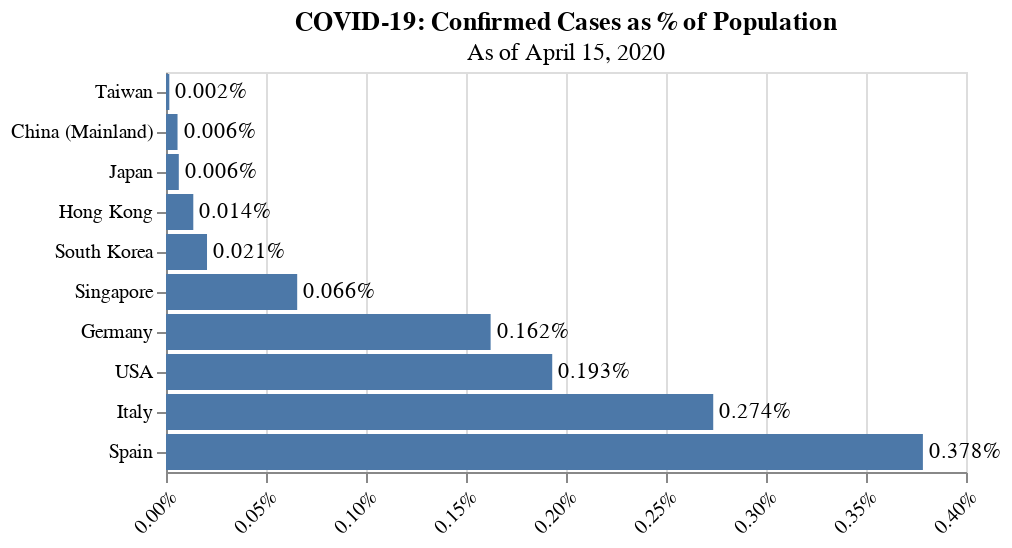

The cell this chart's notebook holds for it:
### Code cell
# Confirmed over population
data = pd.DataFrame(list(zip(names, cop)), columns=['Region', '%'])

bars = alt.Chart(data).mark_bar().encode(
    x=alt.X("%:Q", axis=alt.Axis(format='%')),
    y=alt.Y("Region:O", sort='x')
).properties(
    title={
        "text":'COVID-19: Confirmed Cases as % of Population',
        "subtitle":'As of ' + as_of_date.strftime("%B %d, %Y")
    }
)

text = bars.mark_text(
    align='left',
    baseline='middle',
    dx=3
).encode(
    text=(
        alt.Text("%:Q", format=".3%")
    )
)

alt.layer(bars, text).configure_axisX(
    labelAngle=-45,
    title=None
).configure_axisY(
    title=None
)

### Figure 1 — Vega-Lite specification as saved in the notebook (floating-point values rounded to 4 significant figures)
{"config": {"view": {"continuousWidth": 400, "continuousHeight": 300}, "axisX": {"labelAngle": -45, "title": null}, "axisY": {"title": null}}, "layer": [{"mark": "bar", "encoding": {"x": {"type": "quantitative", "axis": {"format": "%"}, "field": "%"}, "y": {"type": "ordinal", "field": "Region", "sort": "x"}}, "title": {"text": "COVID-19: Confirmed Cases as % of Population", "subtitle": "As of April 15, 2020"}}, {"mark": {"type": "text", "align": "left", "baseline": "middle", "dx": 3}, "encoding": {"text": {"type": "quantitative", "field": "%", "format": ".3%"}, "x": {"type": "quantitative", "axis": {"format": "%"}, "field": "%"}, "y": {"type": "ordinal", "field": "Region", "sort": "x"}}, "title": {"text": "COVID-19: Confirmed Cases as % of Population", "subtitle": "As of April 15, 2020"}}], "data": {"name": "data-138f968b477dea0f64545bc65dd371fd"}, "$schema": "https://vega.github.io/schema/vega-lite/v4.8.1.json", "datasets": {"data-138f968b477dea0f64545bc65dd371fd": [{"Region": "Taiwan", "%": 1.661e-05}, {"Region": "Singapore", "%": 0.000656}, {"Region": "Hong Kong", "%": 0.0001365}, {"Region": "South Korea", "%": 0.0002051}, {"Region": "Japan", "%": 6.403e-05}, {"Region": "China (Mainland)", "%": 5.767e-05}, {"Region": "USA", "%": 0.001931}, {"Region": "Italy", "%": 0.002736}, {"Region": "Germany", "%": 0.001623}, {"Region": "Spain", "%": 0.003784}]}}
